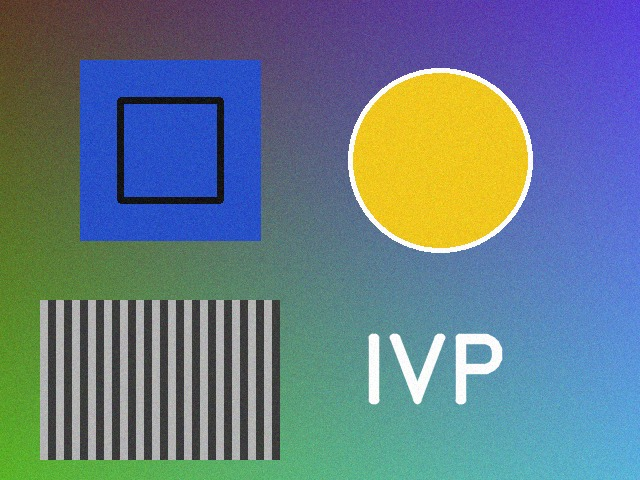
#> input picture tests/sample.jpg, 640 x 480 px
$ python -i cartoon.py   (imports and definitions only)
#> lines starting #> are read from the running program, lines starting #| are printed output that depends on the picture; after the words box and inside, x2 and y2 are one past the last pixel; in counts of white or black regions, pixels touching at a corner belong together
#> further down, picture is the input picture: shape (480, 640, 3); mean B, G, R 135.1, 122.8, 102.9
"""Cartoon effect — Unit 2 (bilateral filter), Unit 7 (k-means colour quantisation),
Unit 5 (adaptive-threshold edge mask).

bilateral x3 (edge-preserving smoothing)  ->  k-means to K colours  ->  AND with edge mask
Heavy steps run at half resolution and are upscaled; the edge mask is computed at full res.
"""

from __future__ import annotations

import cv2
import numpy as np

from common.types import Frame, HUDState
from effects._util import label

K_COLOURS = 8
BILATERAL_PASSES = 3
SATURATION_GAIN = 1.5


def boost_saturation(img: Frame, gain: float) -> Frame:
    """Scale S in HSV so the flat cartoon colours read as colours, not greys (Unit 7)."""
    hsv = cv2.cvtColor(img, cv2.COLOR_BGR2HSV).astype(np.float32)
    hsv[:, :, 1] = np.clip(hsv[:, :, 1] * gain, 0, 255)
    return cv2.cvtColor(hsv.astype(np.uint8), cv2.COLOR_HSV2BGR)


def quantise(img: Frame, k: int) -> Frame:
    """Replace every pixel by its nearest of k cluster centres in BGR space."""
    data = img.reshape(-1, 3).astype(np.float32)
    criteria = (cv2.TERM_CRITERIA_EPS | cv2.TERM_CRITERIA_MAX_ITER, 5, 1.0)
    _, labels, centres = cv2.kmeans(data, k, None, criteria, 1, cv2.KMEANS_PP_CENTERS)
    return centres.astype(np.uint8)[labels.ravel()].reshape(img.shape)


def edge_mask(frame: Frame) -> np.ndarray:
    gray = cv2.cvtColor(frame, cv2.COLOR_BGR2GRAY)
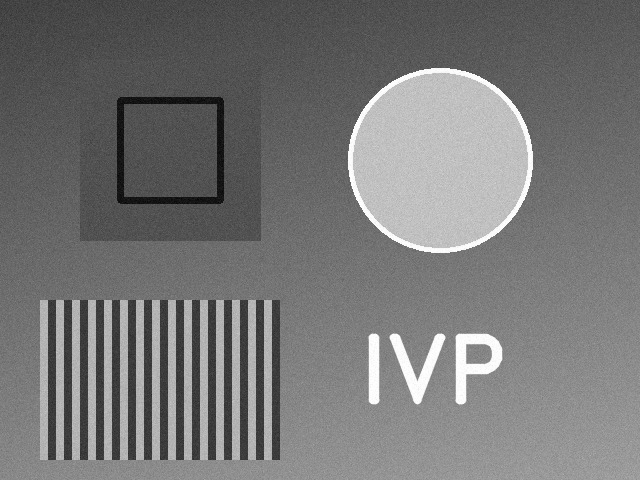
#> gray: shape (480, 640); min 0, max 255, mean 118.2
    gray = cv2.medianBlur(gray, 7)
    return cv2.adaptiveThreshold(gray, 255, cv2.ADAPTIVE_THRESH_MEAN_C, cv2.THRESH_BINARY, 9, 2)
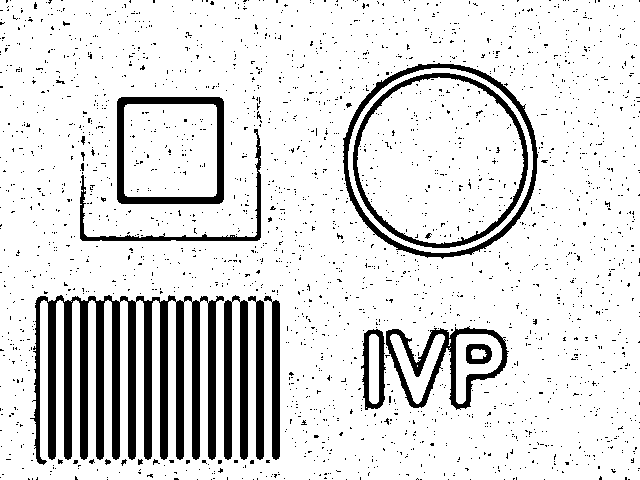
#> returned value: shape (480, 640); 87% white; 2417 black regions (2399 under 20 px), largest, box (x1, y1, x2, y2) and area: (30, 295, 224, 465) 15125, (343, 63, 538, 259) 3096, (117, 97, 224, 204) 2788


def cartoon(frame: Frame, state: HUDState) -> Frame:
    h, w = frame.shape[:2]
    small = cv2.resize(frame, (w // 2, h // 2), interpolation=cv2.INTER_AREA)
    for _ in range(BILATERAL_PASSES):
        small = cv2.bilateralFilter(small, d=9, sigmaColor=75, sigmaSpace=75)
    small = quantise(boost_saturation(small, SATURATION_GAIN), K_COLOURS)
    smooth = cv2.resize(small, (w, h), interpolation=cv2.INTER_LINEAR)
    out = cv2.bitwise_and(smooth, smooth, mask=edge_mask(frame))
    label(out, f"CARTOON  bilateral x{BILATERAL_PASSES} + k-means k={K_COLOURS} + adaptive edges")
    return out

>>> import cv2
>>> picture = cv2.imread('../tests/sample.jpg')
>>> result = edge_mask(picture)
